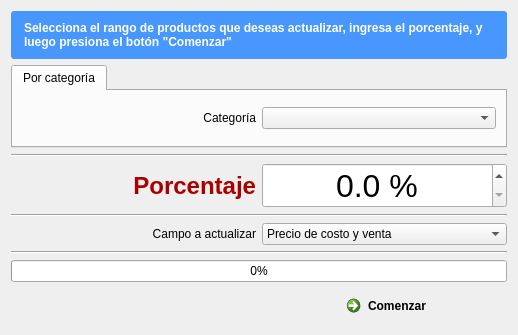
<?xml version="1.0" encoding="UTF-8"?>
<ui version="4.0">
 <class>Dialog</class>
 <widget class="QDialog" name="Dialog">
  <property name="geometry">
   <rect>
    <x>0</x>
    <y>0</y>
    <width>518</width>
    <height>335</height>
   </rect>
  </property>
  <property name="windowTitle">
   <string>Dialog</string>
  </property>
  <layout class="QVBoxLayout" name="verticalLayout_2">
   <item>
    <widget class="QLabel" name="label_2">
     <property name="styleSheet">
      <string notr="true">QLabel {
background-color: rgb(72, 151, 254);
font:bold;
font-size:12px;
color:white;
border-radius:3px;
padding:10px 10px;
}</string>
     </property>
     <property name="text">
      <string>Selecciona el rango de productos que deseas actualizar, ingresa el porcentaje, y luego presiona el botón &quot;Comenzar&quot;</string>
     </property>
     <property name="scaledContents">
      <bool>false</bool>
     </property>
     <property name="wordWrap">
      <bool>true</bool>
     </property>
    </widget>
   </item>
   <item>
    <widget class="QTabWidget" name="tabWidget">
     <property name="currentIndex">
      <number>0</number>
     </property>
     <widget class="QWidget" name="tab">
      <attribute name="title">
       <string>Por categoría</string>
      </attribute>
      <layout class="QVBoxLayout" name="verticalLayout">
       <item>
        <layout class="QHBoxLayout" name="horizontalLayout_4">
         <item>
          <widget class="QLabel" name="label_3">
           <property name="text">
            <string>Categoría</string>
           </property>
           <property name="alignment">
            <set>Qt::AlignRight|Qt::AlignTrailing|Qt::AlignVCenter</set>
           </property>
          </widget>
         </item>
         <item>
          <widget class="QComboBox" name="cbCategorias"/>
         </item>
        </layout>
       </item>
      </layout>
     </widget>
    </widget>
   </item>
   <item>
    <widget class="Line" name="line">
     <property name="orientation">
      <enum>Qt::Horizontal</enum>
     </property>
    </widget>
   </item>
   <item>
    <layout class="QHBoxLayout" name="horizontalLayout_2">
     <item>
      <widget class="QLabel" name="label">
       <property name="font">
        <font>
         <pointsize>18</pointsize>
         <weight>75</weight>
         <bold>true</bold>
        </font>
       </property>
       <property name="styleSheet">
        <string notr="true">color: rgb(170, 0, 0);</string>
       </property>
       <property name="text">
        <string>Porcentaje</string>
       </property>
       <property name="alignment">
        <set>Qt::AlignRight|Qt::AlignTrailing|Qt::AlignVCenter</set>
       </property>
      </widget>
     </item>
     <item>
      <widget class="QDoubleSpinBox" name="sbPorcentaje">
       <property name="minimumSize">
        <size>
         <width>0</width>
         <height>0</height>
        </size>
       </property>
       <property name="font">
        <font>
         <pointsize>24</pointsize>
        </font>
       </property>
       <property name="focusPolicy">
        <enum>Qt::ClickFocus</enum>
       </property>
       <property name="contextMenuPolicy">
        <enum>Qt::NoContextMenu</enum>
       </property>
       <property name="frame">
        <bool>true</bool>
       </property>
       <property name="alignment">
        <set>Qt::AlignCenter</set>
       </property>
       <property name="suffix">
        <string> %</string>
       </property>
       <property name="decimals">
        <number>1</number>
       </property>
       <property name="maximum">
        <double>10000.000000000000000</double>
       </property>
      </widget>
     </item>
    </layout>
   </item>
   <item>
    <widget class="Line" name="line_2">
     <property name="orientation">
      <enum>Qt::Horizontal</enum>
     </property>
    </widget>
   </item>
   <item>
    <layout class="QHBoxLayout" name="horizontalLayout_3">
     <item>
      <widget class="QLabel" name="label_4">
       <property name="text">
        <string>Campo a actualizar</string>
       </property>
       <property name="alignment">
        <set>Qt::AlignRight|Qt::AlignTrailing|Qt::AlignVCenter</set>
       </property>
      </widget>
     </item>
     <item>
      <widget class="QComboBox" name="cbCampo">
       <item>
        <property name="text">
         <string>Precio de costo y venta</string>
        </property>
       </item>
       <item>
        <property name="text">
         <string>Precio de costo</string>
        </property>
       </item>
       <item>
        <property name="text">
         <string>Precio de venta</string>
        </property>
       </item>
      </widget>
     </item>
    </layout>
   </item>
   <item>
    <widget class="Line" name="line_3">
     <property name="orientation">
      <enum>Qt::Horizontal</enum>
     </property>
    </widget>
   </item>
   <item>
    <widget class="QProgressBar" name="widgetProgreso">
     <property name="value">
      <number>0</number>
     </property>
    </widget>
   </item>
   <item>
    <layout class="QHBoxLayout" name="horizontalLayout">
     <item>
      <spacer name="horizontalSpacer">
       <property name="orientation">
        <enum>Qt::Horizontal</enum>
       </property>
       <property name="sizeHint" stdset="0">
        <size>
         <width>40</width>
         <height>20</height>
        </size>
       </property>
      </spacer>
     </item>
     <item>
      <widget class="QCommandLinkButton" name="btComenzar">
       <property name="cursor">
        <cursorShape>PointingHandCursor</cursorShape>
       </property>
       <property name="text">
        <string>Comenzar</string>
       </property>
      </widget>
     </item>
    </layout>
   </item>
  </layout>
 </widget>
 <resources/>
 <connections/>
</ui>
